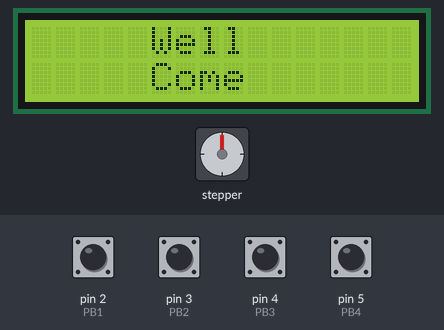
The sketch below on a simulated Arduino Uno, built with avr-gcc and run on an emulated ATmega328P. On the bench: stepper motor, 16×2 character LCD. Wiring (inferred from the names in the program): stepper motor driver (200 steps per turn assumed): step pin 6; direction pin 7. Inputs (shaded band) come from the test bench; at power-on: pin 2 (PB1), pin 3 (PB2), pin 4 (PB3), pin 5 (PB4) HIGH.

Above: at 1.2 s.
1.3 s: pin 3 (PB2) pulled LOW for 3.2 s
At 5.5 s:
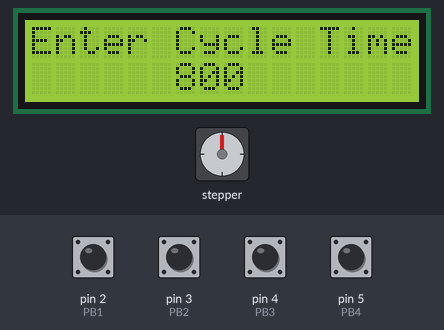
6.0 s: pin 4 (PB3) pulled LOW for 1 s
At 8.1 s:
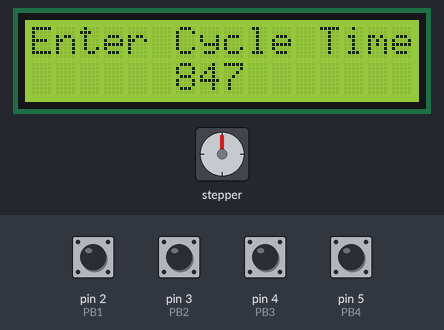
8.5 s: pin 5 (PB4) pulled LOW for 0.15 s
At 9.4 s:
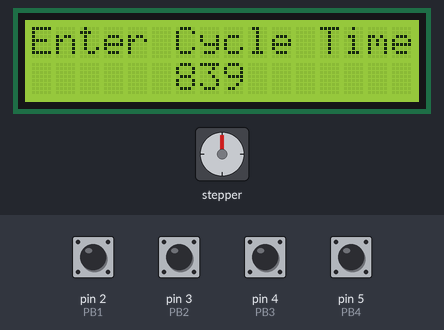
10.1 s: pin 4 (PB3) pulled LOW for 0.15 s
At 10.19 s:
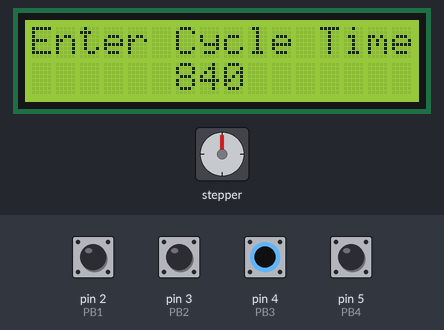
11.7 s: pin 3 (PB2) pulled LOW for 0.15 s
At 12.8 s:
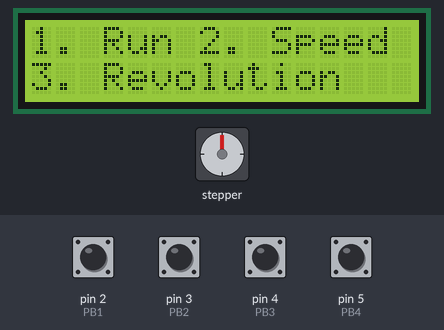
13.4 s: pin 2 (PB1) pulled LOW for 0.15 s
At 14.2 s:
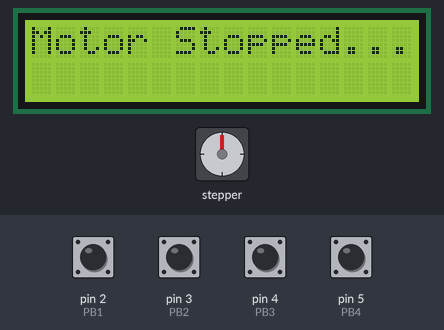
Timing chart, 0 to 16.4 s (numbered marks = the images above; inputs shaded):
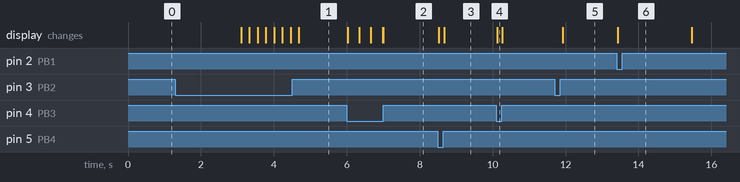

The sketch:

12c_LCD_stepper_motor.ino
```cpp
#include <LCD_I2C.h>
#define PB1 2
#define PB2 3
#define PB3 4
#define PB4 5
#define PUL 6
#define DIR 7

LCD_I2C lcd(0x27, 16, 2);  // Default address of most PCF8574 modules, change according

void setup() {
  lcd.begin();  // If you are using more I2C devices using the Wire library use lcd.begin(false)
  // this stop the library(LCD_I2C) from calling Wire.begin()
  lcd.backlight();

  pinMode(PUL, OUTPUT);
  pinMode(DIR, OUTPUT);
  pinMode(PB1, INPUT_PULLUP);
  pinMode(PB2, INPUT_PULLUP);
  pinMode(PB3, INPUT_PULLUP);
  pinMode(PB4, INPUT_PULLUP);

  digitalWrite(DIR, HIGH);
}
int b = 1;
int pulses, rev = 0, Ctime = 800, x;
void loop() {

  if (b == 1) {
    lcd.print("     Well");
    lcd.setCursor(5, 1);
    lcd.print("Come");
    delay(3000);
    b = 2;
  }
  if (b == 2) {
    lcd.clear();
    lcd.print("1. Run 2. Speed");
    lcd.setCursor(0, 1);
    lcd.print("3. Revolution");
    b = 3;
  }
  if (b == 3) {
    if (digitalRead(PB1) == 0) {

      b = 6;
    } else {

      b = 4;
    }
  }
  if (b == 4) {
    if (digitalRead(PB2) == 0) {

      b = 8;
    } else {

      b = 5;
    }
  }
  if (b == 5) {
    if (digitalRead(PB3) == 0) {

      b = 17;
    } else {

      b = 3;
    }
  }
  if (b == 6) {
    lcd.clear();
    lcd.print("Motor Starting...");
    pulses = rev * 400;
    x = Ctime / 2;
    b = 7;
  }
  if (b == 7) {
    lcd.clear();
    lcd.print("Motor Stopped...");
    delay(2000);
    b = 2;
  }
  if (b == 8) {
    if (digitalRead(PB2) == 0) {
      delay(200);
      b = 9;
    } else {
      b = 8;
    }
  }
  if (b == 9) {
    lcd.clear();
    lcd.print("Enter Cycle Time");
    lcd.setCursor(6, 1);
    lcd.print(Ctime);
    b = 10;
  }
  if (b == 10) {
    if (digitalRead(PB3) == 0) {
      b = 11;
    } else {
      b = 13;
    }
  }
  if (b == 11) {
    if (Ctime < 2000) {
      b = 12;
    } else {
      b = 10;
    }
  }
  if (b == 12) {
    Ctime = Ctime + 1;

    b = 9;
  }
  if (b == 13) {
    if (digitalRead(PB4) == 0) {
      b = 14;
    } else {
      b = 16;
    }
  }
  if (b == 14) {
    if (Ctime > 800) {
      b = 15;
    } else {
      b = 10;
    }
  }
  if (b == 15) {
    Ctime = Ctime - 1;

    b = 9;
  }
  if (b == 16) {
    if (digitalRead(PB2) == 0) {
      delay(200);
      b = 2;
    } else {
      b = 10;
    }
  }
  if (b == 17) {
    if (digitalRead(PB3) == 0) {
      delay(200);
      b = 18;
    } else {
      b = 17;
    }
  }
  if (b == 18) {
    lcd.clear();
    lcd.print("Enter revolution number");
    lcd.setCursor(7, 1);
    lcd.print(rev);
    b = 19;
  }
  if (b == 19) {
    if (digitalRead(PB3) == 0) {
      b = 20;
    } else {
      b = 22;
    }
  }
  if (b == 20) {
    if (rev < 100) {
      b = 21;
    } else {
      b = 19;
    }
  }
  if (b == 21) {
    rev = rev + 1;

    b = 18;
  }
  if (b == 22) {
    if (digitalRead(PB4) == 0) {
      b = 23;
    } else {
      b = 25;
    }
  }
  if (b == 23) {
    if (rev > 0) {
      b = 24;
    } else {
      b = 19;
    }
  }
  if (b == 24) {
    rev = rev - 1;

    b = 18;
  }
  if (b == 25) {
    if (digitalRead(PB2) == 0) {
      delay(200);
      b = 2;
    } else {
      b = 19;
    }
  }


  // Flashing the backlight
}
```

Measured:
- after the input at 1.3 s, the display: first differs from a run without the input after 2.0 s (image 1)
- after the input at 6.0 s, the display: first changes at once (image 2 shows a later state)
- after the input at 8.5 s, the display: first changes at once (image 3 shows a later state)
- after the input at 10.1 s, the display: changes at once (image 4)
- after the input at 11.7 s, the display: changes after 0.23 s (image 5)
- after the input at 13.4 s, the display: changes at once (image 6)
